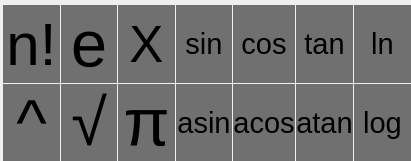
   <widget class="QWidget" name="gridLayoutWidget_2">
    <property name="geometry">
     <rect>
      <x>260</x>
      <y>170</y>
      <width>411</width>
      <height>161</height>
     </rect>
    </property>
    <layout class="QGridLayout" name="QGL_Functions" columnstretch="0,0,0,0,0,0,0">
     <property name="leftMargin">
      <number>3</number>
     </property>
     <property name="topMargin">
      <number>5</number>
     </property>
     <property name="rightMargin">
      <number>0</number>
     </property>
     <property name="bottomMargin">
      <number>0</number>
     </property>
     <property name="spacing">
      <number>1</number>
     </property>
     <item row="0" column="3">
      <widget class="QPushButton" name="BTNsin">
       <property name="sizePolicy">
        <sizepolicy hsizetype="Minimum" vsizetype="Expanding">
         <horstretch>0</horstretch>
         <verstretch>0</verstretch>
        </sizepolicy>
       </property>
       <property name="font">
        <font>
         <family>Helvetica</family>
         <pointsize>22</pointsize>
         <bold>false</bold>
         <underline>false</underline>
         <strikeout>false</strikeout>
        </font>
       </property>
       <property name="styleSheet">
        <string notr="true">QPushButton {
   border: 2px gray ;
   background-color: rgba(100, 100, 100, 0.92);
}
QPushButton:pressed {
    background-color: qlineargradient(x1: 0, y1: 0, x2: 0, y2: 1,
                                      stop: 0 #404040 stop: 1 #686868);
}</string>
       </property>
       <property name="text">
        <string>sin</string>
       </property>
       <property name="shortcut">
        <string>Meta+S, Meta+I, Meta+N</string>
       </property>
       <attribute name="buttonGroup">
        <string notr="true">FuncButtonGroup</string>
       </attribute>
      </widget>
     </item>
     <item row="1" column="1">
      <widget class="QPushButton" name="BTNsqrt">
       <property name="sizePolicy">
        <sizepolicy hsizetype="Minimum" vsizetype="Expanding">
         <horstretch>0</horstretch>
         <verstretch>0</verstretch>
        </sizepolicy>
       </property>
       <property name="font">
        <font>
         <family>Helvetica</family>
         <pointsize>49</pointsize>
         <bold>false</bold>
         <underline>false</underline>
         <strikeout>false</strikeout>
        </font>
       </property>
       <property name="styleSheet">
        <string notr="true">QPushButton {
   border: 2px gray ;
   background-color: rgba(100, 100, 100, 0.92);
}
QPushButton:pressed {
    background-color: qlineargradient(x1: 0, y1: 0, x2: 0, y2: 1,
                                      stop: 0 #404040 stop: 1 #686868);
}</string>
       </property>
       <property name="text">
        <string>√</string>
       </property>
       <property name="shortcut">
        <string>S</string>
       </property>
       <attribute name="buttonGroup">
        <string notr="true">FuncButtonGroup</string>
       </attribute>
      </widget>
     </item>
     <item row="0" column="2">
      <widget class="QPushButton" name="BTNx">
       <property name="sizePolicy">
        <sizepolicy hsizetype="Minimum" vsizetype="Expanding">
         <horstretch>0</horstretch>
         <verstretch>0</verstretch>
        </sizepolicy>
       </property>
       <property name="font">
        <font>
         <family>Helvetica</family>
         <pointsize>38</pointsize>
         <bold>false</bold>
         <underline>false</underline>
         <strikeout>false</strikeout>
        </font>
       </property>
       <property name="styleSheet">
        <string notr="true">QPushButton {
   border: 2px gray ;
   background-color: rgba(100, 100, 100, 0.92);
}
QPushButton:pressed {
    background-color: qlineargradient(x1: 0, y1: 0, x2: 0, y2: 1,
                                      stop: 0 #404040 stop: 1 #686868);
}</string>
       </property>
       <property name="text">
        <string>X</string>
       </property>
       <property name="shortcut">
        <string>X</string>
       </property>
       <attribute name="buttonGroup">
        <string notr="true">XPiButtonGroup</string>
       </attribute>
      </widget>
     </item>
     <item row="1" column="2">
      <widget class="QPushButton" name="BTNpi">
       <property name="sizePolicy">
        <sizepolicy hsizetype="Minimum" vsizetype="Expanding">
         <horstretch>0</horstretch>
         <verstretch>0</verstretch>
        </sizepolicy>
       </property>
       <property name="font">
        <font>
         <family>Helvetica</family>
         <pointsize>50</pointsize>
         <bold>false</bold>
         <underline>false</underline>
         <strikeout>false</strikeout>
        </font>
       </property>
       <property name="styleSheet">
        <string notr="true">QPushButton {
   border: 2px gray ;
   background-color: rgba(100, 100, 100, 0.92);
}
QPushButton:pressed {
    background-color: qlineargradient(x1: 0, y1: 0, x2: 0, y2: 1,
                                      stop: 0 #404040 stop: 1 #686868);
}</string>
       </property>
       <property name="text">
        <string>π</string>
       </property>
       <property name="shortcut">
        <string>P</string>
       </property>
       <attribute name="buttonGroup">
        <string notr="true">XPiButtonGroup</string>
       </attribute>
      </widget>
     </item>
     <item row="1" column="4">
      <widget class="QPushButton" name="BTNacos">
       <property name="sizePolicy">
        <sizepolicy hsizetype="Minimum" vsizetype="Expanding">
         <horstretch>0</horstretch>
         <verstretch>0</verstretch>
        </sizepolicy>
       </property>
       <property name="font">
        <font>
         <family>Helvetica</family>
         <pointsize>22</pointsize>
         <bold>false</bold>
         <underline>false</underline>
         <strikeout>false</strikeout>
        </font>
       </property>
       <property name="styleSheet">
        <string notr="true">QPushButton {
   border: 2px gray ;
   background-color: rgba(100, 100, 100, 0.92);
}
QPushButton:pressed {
    background-color: qlineargradient(x1: 0, y1: 0, x2: 0, y2: 1,
                                      stop: 0 #404040 stop: 1 #686868);
}</string>
       </property>
       <property name="text">
        <string>acos</string>
       </property>
       <property name="shortcut">
        <string>Shift+C, Shift+O, Shift+S</string>
       </property>
       <attribute name="buttonGroup">
        <string notr="true">FuncButtonGroup</string>
       </attribute>
      </widget>
     </item>
     <item row="0" column="6">
      <widget class="QPushButton" name="BTNln">
       <property name="sizePolicy">
        <sizepolicy hsizetype="Minimum" vsizetype="Expanding">
         <horstretch>0</horstretch>
         <verstretch>0</verstretch>
        </sizepolicy>
       </property>
       <property name="font">
        <font>
         <family>Helvetica</family>
         <pointsize>22</pointsize>
         <bold>false</bold>
         <underline>false</underline>
         <strikeout>false</strikeout>
        </font>
       </property>
       <property name="styleSheet">
        <string notr="true">QPushButton {
   border: 2px gray ;
   background-color: rgba(100, 100, 100, 0.92);
}
QPushButton:pressed {
    background-color: qlineargradient(x1: 0, y1: 0, x2: 0, y2: 1,
                                      stop: 0 #404040 stop: 1 #686868);
}</string>
       </property>
       <property name="text">
        <string>ln</string>
       </property>
       <property name="shortcut">
        <string>Meta+L, Meta+N</string>
       </property>
       <attribute name="buttonGroup">
        <string notr="true">FuncButtonGroup</string>
       </attribute>
      </widget>
     </item>
     <item row="0" column="5">
      <widget class="QPushButton" name="BTNtan">
       <property name="sizePolicy">
        <sizepolicy hsizetype="Minimum" vsizetype="Expanding">
         <horstretch>0</horstretch>
         <verstretch>0</verstretch>
        </sizepolicy>
       </property>
       <property name="font">
        <font>
         <family>Helvetica</family>
         <pointsize>22</pointsize>
         <bold>false</bold>
         <underline>false</underline>
         <strikeout>false</strikeout>
        </font>
       </property>
       <property name="styleSheet">
        <string notr="true">QPushButton {
   border: 2px gray ;
   background-color: rgba(100, 100, 100, 0.92);
}
QPushButton:pressed {
    background-color: qlineargradient(x1: 0, y1: 0, x2: 0, y2: 1,
                                      stop: 0 #404040 stop: 1 #686868);
}</string>
       </property>
       <property name="text">
        <string>tan</string>
       </property>
       <property name="shortcut">
        <string>Meta+T, Meta+A, Meta+N</string>
       </property>
       <attribute name="buttonGroup">
        <string notr="true">FuncButtonGroup</string>
       </attribute>
      </widget>
     </item>
     <item row="1" column="3">
      <widget class="QPushButton" name="BTNasin">
       <property name="sizePolicy">
        <sizepolicy hsizetype="Minimum" vsizetype="Expanding">
         <horstretch>0</horstretch>
         <verstretch>0</verstretch>
        </sizepolicy>
       </property>
       <property name="font">
        <font>
         <family>Helvetica</family>
         <pointsize>22</pointsize>
         <bold>false</bold>
         <underline>false</underline>
         <strikeout>false</strikeout>
        </font>
       </property>
       <property name="styleSheet">
        <string notr="true">QPushButton {
   border: 2px gray ;
   background-color: rgba(100, 100, 100, 0.92);
}
QPushButton:pressed {
    background-color: qlineargradient(x1: 0, y1: 0, x2: 0, y2: 1,
                                      stop: 0 #404040 stop: 1 #686868);
}</string>
       </property>
       <property name="text">
        <string>asin</string>
       </property>
       <property name="shortcut">
        <string>Shift+S, Shift+I, Shift+N</string>
       </property>
       <attribute name="buttonGroup">
        <string notr="true">FuncButtonGroup</string>
       </attribute>
      </widget>
     </item>
     <item row="1" column="5">
      <widget class="QPushButton" name="BTNatan">
       <property name="sizePolicy">
        <sizepolicy hsizetype="Minimum" vsizetype="Expanding">
         <horstretch>0</horstretch>
         <verstretch>0</verstretch>
        </sizepolicy>
       </property>
       <property name="font">
        <font>
         <family>Helvetica</family>
         <pointsize>22</pointsize>
         <bold>false</bold>
         <underline>false</underline>
         <strikeout>false</strikeout>
        </font>
       </property>
       <property name="styleSheet">
        <string notr="true">QPushButton {
   border: 2px gray ;
   background-color: rgba(100, 100, 100, 0.92);
}
QPushButton:pressed {
    background-color: qlineargradient(x1: 0, y1: 0, x2: 0, y2: 1,
                                      stop: 0 #404040 stop: 1 #686868);
}</string>
       </property>
       <property name="text">
        <string>atan</string>
       </property>
       <property name="shortcut">
        <string>Shift+T, Shift+A, Shift+N</string>
       </property>
       <attribute name="buttonGroup">
        <string notr="true">FuncButtonGroup</string>
       </attribute>
      </widget>
     </item>
     <item row="1" column="6">
      <widget class="QPushButton" name="BTNlog">
       <property name="sizePolicy">
        <sizepolicy hsizetype="Minimum" vsizetype="Expanding">
         <horstretch>0</horstretch>
         <verstretch>0</verstretch>
        </sizepolicy>
       </property>
       <property name="font">
        <font>
         <family>Helvetica</family>
         <pointsize>22</pointsize>
         <bold>false</bold>
         <underline>false</underline>
         <strikeout>false</strikeout>
        </font>
       </property>
       <property name="styleSheet">
        <string notr="true">QPushButton {
   border: 2px gray ;
   background-color: rgba(100, 100, 100, 0.92);
}
QPushButton:pressed {
    background-color: qlineargradient(x1: 0, y1: 0, x2: 0, y2: 1,
                                      stop: 0 #404040 stop: 1 #686868);
}</string>
       </property>
       <property name="text">
        <string>log</string>
       </property>
       <property name="shortcut">
        <string>Meta+L, Meta+O, Meta+G</string>
       </property>
       <attribute name="buttonGroup">
        <string notr="true">FuncButtonGroup</string>
       </attribute>
      </widget>
     </item>
     <item row="0" column="1">
      <widget class="QPushButton" name="BTNexp">
       <property name="sizePolicy">
        <sizepolicy hsizetype="Minimum" vsizetype="Expanding">
         <horstretch>0</horstretch>
         <verstretch>0</verstretch>
        </sizepolicy>
       </property>
       <property name="font">
        <font>
         <family>Helvetica</family>
         <pointsize>49</pointsize>
         <bold>false</bold>
         <underline>false</underline>
         <strikeout>false</strikeout>
        </font>
       </property>
       <property name="styleSheet">
        <string notr="true">QPushButton {
   border: 2px gray ;
   background-color: rgba(100, 100, 100, 0.92);
}
QPushButton:pressed {
    background-color: qlineargradient(x1: 0, y1: 0, x2: 0, y2: 1,
                                      stop: 0 #404040 stop: 1 #686868);
}</string>
       </property>
       <property name="text">
        <string>e</string>
       </property>
       <property name="shortcut">
        <string>E</string>
       </property>
      </widget>
     </item>
     <item row="0" column="4">
      <widget class="QPushButton" name="BTNcos">
       <property name="sizePolicy">
        <sizepolicy hsizetype="Minimum" vsizetype="Expanding">
         <horstretch>0</horstretch>
         <verstretch>0</verstretch>
        </sizepolicy>
       </property>
       <property name="font">
        <font>
         <family>Helvetica</family>
         <pointsize>22</pointsize>
         <bold>false</bold>
         <underline>false</underline>
         <strikeout>false</strikeout>
        </font>
       </property>
       <property name="styleSheet">
        <string notr="true">QPushButton {
   border: 2px gray ;
   background-color: rgba(100, 100, 100, 0.92);
}
QPushButton:pressed {
    background-color: qlineargradient(x1: 0, y1: 0, x2: 0, y2: 1,
                                      stop: 0 #404040 stop: 1 #686868);
}</string>
       </property>
       <property name="text">
        <string>cos</string>
       </property>
       <property name="shortcut">
        <string>Meta+C, Meta+O, Meta+S</string>
       </property>
       <attribute name="buttonGroup">
        <string notr="true">FuncButtonGroup</string>
       </attribute>
      </widget>
     </item>
     <item row="1" column="0">
      <widget class="QPushButton" name="BTNextent">
       <property name="sizePolicy">
        <sizepolicy hsizetype="Minimum" vsizetype="Expanding">
         <horstretch>0</horstretch>
         <verstretch>0</verstretch>
        </sizepolicy>
       </property>
       <property name="font">
        <font>
         <family>Helvetica</family>
         <pointsize>49</pointsize>
         <bold>false</bold>
         <underline>false</underline>
         <strikeout>false</strikeout>
        </font>
       </property>
       <property name="styleSheet">
        <string notr="true">QPushButton {
   border: 2px gray ;
   background-color: rgba(100, 100, 100, 0.92);
}
QPushButton:pressed {
    background-color: qlineargradient(x1: 0, y1: 0, x2: 0, y2: 1,
                                      stop: 0 #404040 stop: 1 #686868);
}</string>
       </property>
       <property name="text">
        <string>^</string>
       </property>
       <property name="shortcut">
        <string>Shift+N</string>
       </property>
       <attribute name="buttonGroup">
        <string notr="true">OperatorsButtonGroup</string>
       </attribute>
      </widget>
     </item>
     <item row="0" column="0">
      <widget class="QPushButton" name="BTNfactorial">
       <property name="sizePolicy">
        <sizepolicy hsizetype="Minimum" vsizetype="Expanding">
         <horstretch>0</horstretch>
         <verstretch>0</verstretch>
        </sizepolicy>
       </property>
       <property name="font">
        <font>
         <family>Helvetica</family>
         <pointsize>45</pointsize>
         <bold>false</bold>
         <underline>false</underline>
         <strikeout>false</strikeout>
        </font>
       </property>
       <property name="styleSheet">
        <string notr="true">QPushButton {
   border: 2px gray ;
   background-color: rgba(100, 100, 100, 0.92);
}
QPushButton:pressed {
    background-color: qlineargradient(x1: 0, y1: 0, x2: 0, y2: 1,
                                      stop: 0 #404040 stop: 1 #686868);
}</string>
       </property>
       <property name="text">
        <string>n!</string>
       </property>
       <property name="shortcut">
        <string>!</string>
       </property>
      </widget>
     </item>
    </layout>
   </widget>
